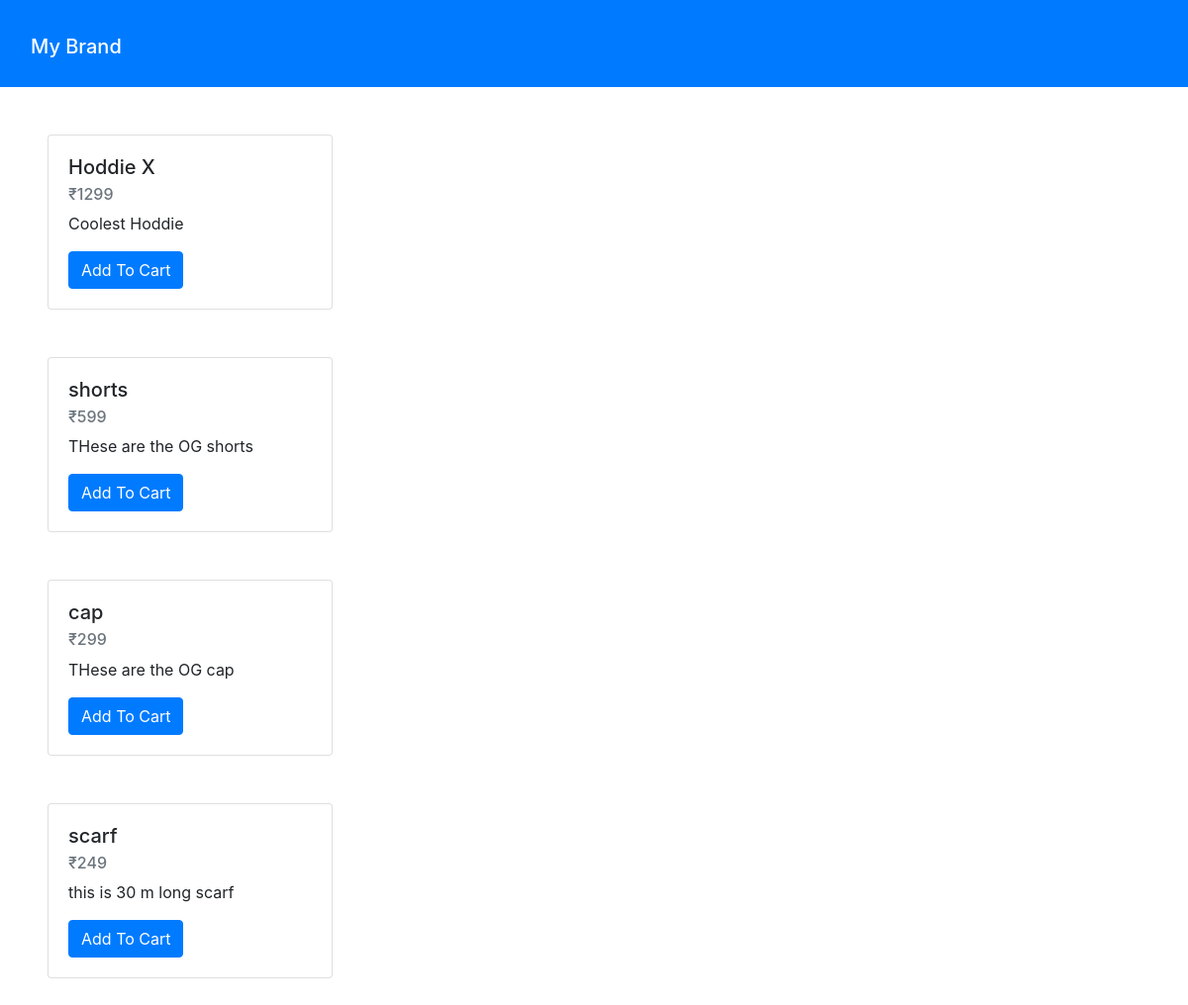
/storeadmin/store/, run on an earlier commit of the app's database.
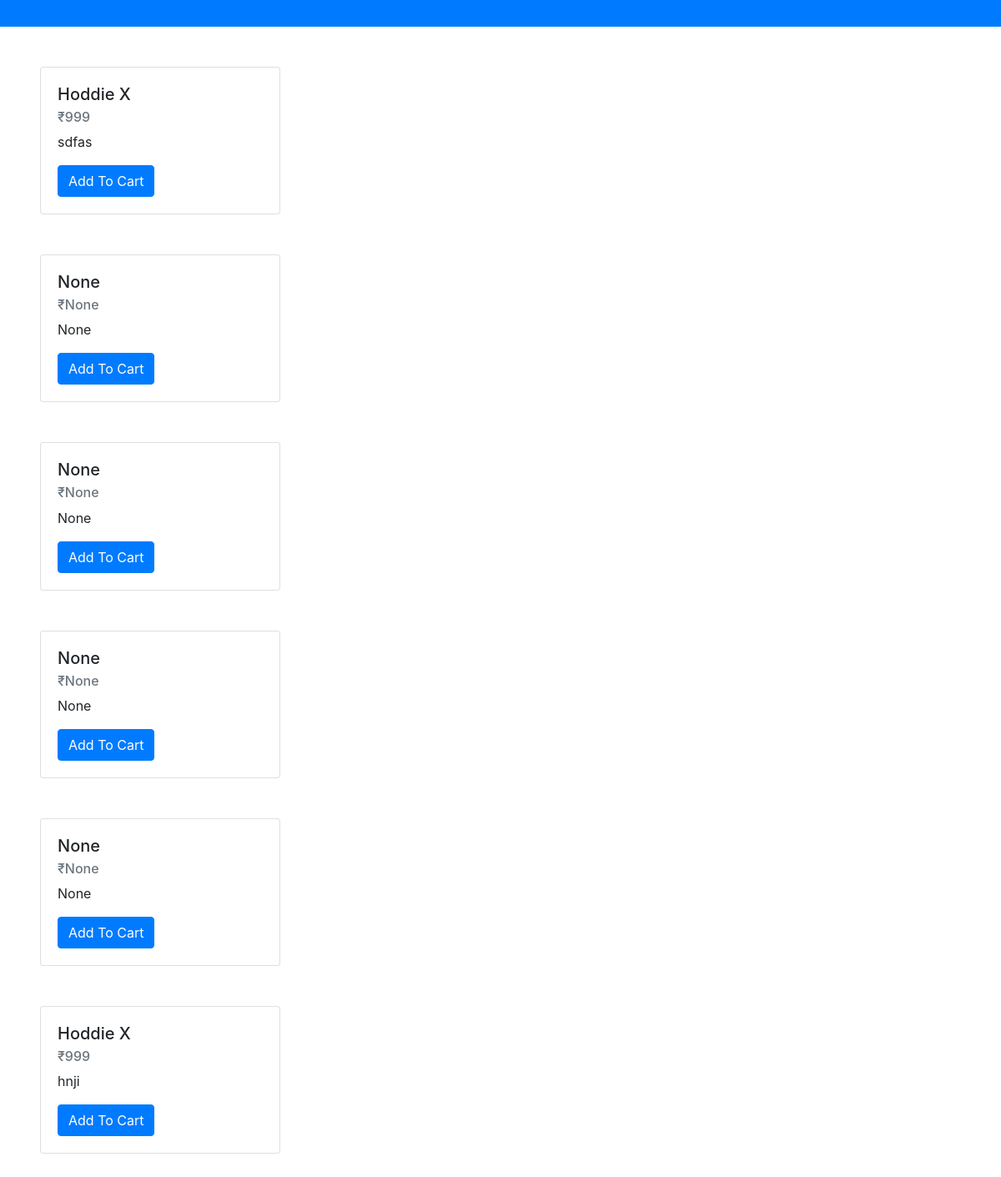
And on a later commit of the database.
### storeAdmin/models.py (models this page shows, shortened)
class StoreManager(models.Model):
    user = models.OneToOneField(User, on_delete=models.CASCADE,null=True)
    name = models.CharField(max_length=200,null=True)
    storename = models.CharField(max_length=200,null=True)
    username = models.CharField(max_length=200,null=True)
    email = models.EmailField(null=True)
    whatsapp = models.IntegerField(null=True)

### storePage/models.py (models this page shows, shortened)
class Product(models.Model):
    pName = models.CharField(max_length=200,null=True)
    pDescription = models.TextField(null=True)
    pPrice = models.IntegerField(null=True)
    pImage = models.ImageField(upload_to='product_images/', null=True, blank=True)

### storePage/views.py (the view)
# urls.py: path("store/",view.store,name="store"),
def store(request):
    products = Product.objects.all()
    managers = StoreManager.objects.all()
    return render(request, 'store.html', {'products':products,'managers':managers})

### storePage/templates/store.html (shortened to what this page needs)
<!DOCTYPE html>
<html lang="en">
<head>
    <link rel="stylesheet" href="https://cdn.jsdelivr.net/npm/bootstrap@4.0.0/dist/css/bootstrap.min.css">
</head>
<body>
    <nav class="navbar p-3 mb-2 bg-primary text-white">
        <div class="container-fluid">
            {% for manager in managers %}
              <h1><a class="navbar-brand">{{manager.storename}}</a></h1>
            {% endfor %}
        </div>
    </nav>
    {% for product in products %}
    <div class="card m-5" style="width: 18rem;">
        <div class="card-body">
            <h5 class="card-title">{{product.pName}}</h5>
            <h6 class="card-subtitle mb-2 text-muted">₹{{product.pPrice}}</h6>
            <p class="card-text">{{product.pDescription}}</p>
            <button class="btn btn-primary">
                <a href="#" class="text-white">Add To Cart</a>
            </button>
        </div>
    </div>
    {% endfor %}
</body>
</html>

What changed in the data, as far as the page shows it:
removed StoreManager: storename "My Brand"
changed Product: pPrice "1299" → "999"; pDescription "Coolest Hoddie" → "sdfas"
changed Product (number 2 of 6 on the later page): pName "shorts" → "None"; pPrice "599" → "None"; pDescription "THese are the OG shorts" → "None"
changed Product (number 3 of 6 on the later page): pName "cap" → "None"; pPrice "299" → "None"; pDescription "THese are the OG cap" → "None"
changed Product (number 4 of 6 on the later page): pName "scarf" → "None"; pPrice "249" → "None"; pDescription "this is 30 m long scarf" → "None"
added Product: pName "None", pPrice "None", pDescription "None"
added Product: pName "Hoddie X", pPrice "999", pDescription "hnji"
